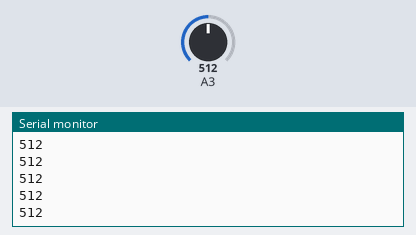
The sketch below on a simulated Arduino Uno, built with avr-gcc and run on an emulated ATmega328P. Shown: the last lines printed to the serial monitor. Inputs (shaded band) come from the test bench; at power-on: A3 = 512.

Above: at 1.2 s.
1.3 s: A3 set to 716
At 2.4 s:
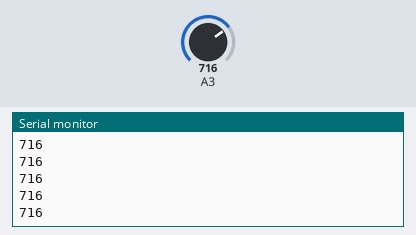
2.8 s: A3 set to 900
At 3.6 s:
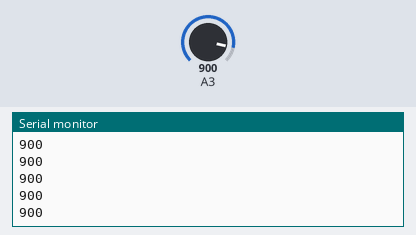
Timing chart, 0 to 5.8 s (numbered marks = the images above; inputs shaded):
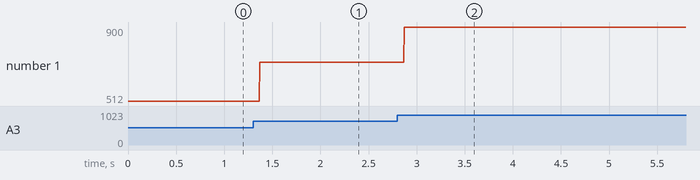

Measured:
- after the input at 1.3 s, the serial monitor: prints a new line after 0.07 s (image 1)
- after the input at 2.8 s, the serial monitor: prints a new line after 0.07 s (image 2)
- plotted number 1: 512 → 716 after the input at 1.3 s, 716 → 900 after the input at 2.8 s

The sketch:

testsencor.ino
```cpp
void setup() {
  // put your setup code here, to run once:
  pinMode(A3, INPUT);
  Serial.begin(9600);
}

void loop() {
  // put your main code here, to run repeatedly:
  Serial.println(analogRead(A3));
}
```
